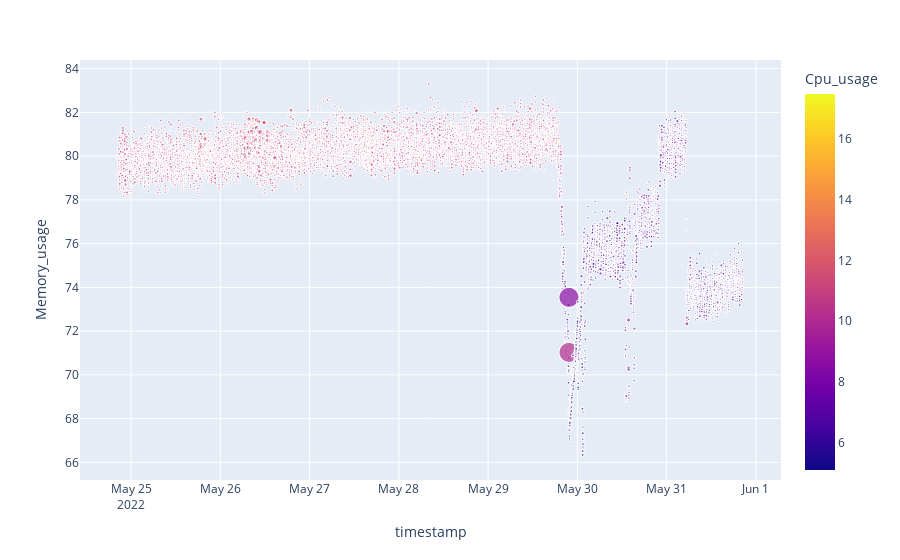

Write notebook code for a chart like this one.
### Code cell
fig4 = px.scatter(sample_df, x="timestamp", color="Cpu_usage",y="Memory_usage",size='api_server_requests')
fig4.show()

### Figure 1 — Plotly figure (JSON) as saved in the notebook; plotly's stock layout.template omitted (floating-point values rounded to 4 significant figures; data arrays with more than 128 entries replaced by an {"elided": "..."} marker saying what was removed)
{"data": [{"hovertemplate": "timestamp=%{x}<br>Memory_usage=%{y}<br>api_server_requests=%{marker.size}<br>Cpu_usage=%{marker.color}<extra></extra>", "legendgroup": "", "marker": {"color": {"elided": "10081 float values"}, "coloraxis": "coloraxis", "size": {"elided": "10081 int values"}, "sizemode": "area", "sizeref": 4.465, "symbol": "circle"}, "mode": "markers", "name": "", "showlegend": false, "type": "scattergl", "x": {"elided": "10081 str values"}, "xaxis": "x", "y": {"elided": "10081 float values"}, "yaxis": "y"}], "layout": {"autosize": true, "coloraxis": {"colorbar": {"title": {"text": "Cpu_usage"}}, "colorscale": [[0, "#0d0887"], [0.1111, "#46039f"], [0.2222, "#7201a8"], [0.3333, "#9c179e"], [0.4444, "#bd3786"], [0.5556, "#d8576b"], [0.6667, "#ed7953"], [0.7778, "#fb9f3a"], [0.8889, "#fdca26"], [1, "#f0f921"]]}, "legend": {"itemsizing": "constant", "tracegroupgap": 0}, "margin": {"t": 60}, "xaxis": {"anchor": "y", "autorange": true, "domain": [0, 1], "range": ["2022-05-24 10:20:12.4877", "2022-06-01 06:40:47.5123"], "title": {"text": "timestamp"}, "type": "date"}, "yaxis": {"anchor": "x", "autorange": true, "domain": [0, 1], "range": [65.05, 84.54], "title": {"text": "Memory_usage"}, "type": "linear"}}}
